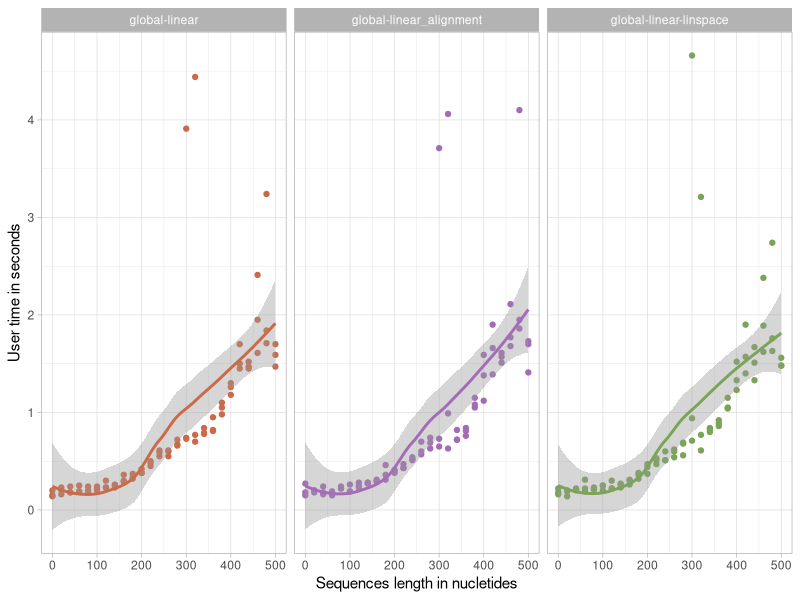

Here is the R script that generated this plot:
library("tidyverse")
data <- read_csv("benchmark.tsv")
data$algo <- as.factor(data$algo)
data |>
  ggplot(aes(x = length, y = user, color = algo))+
  geom_point()+
  geom_smooth()+
  facet_wrap(~algo) +
  xlab("Sequences length in nucletides")+
  ylab("User time in seconds")+
  theme_light()+
  theme(legend.position =  "None")+
  scale_color_manual(values = c("#cb6a49", "#a46cb7", "#7aa457")) -> p1

ggsave(p1, "benchmark.pdf", dpi = "print")

    